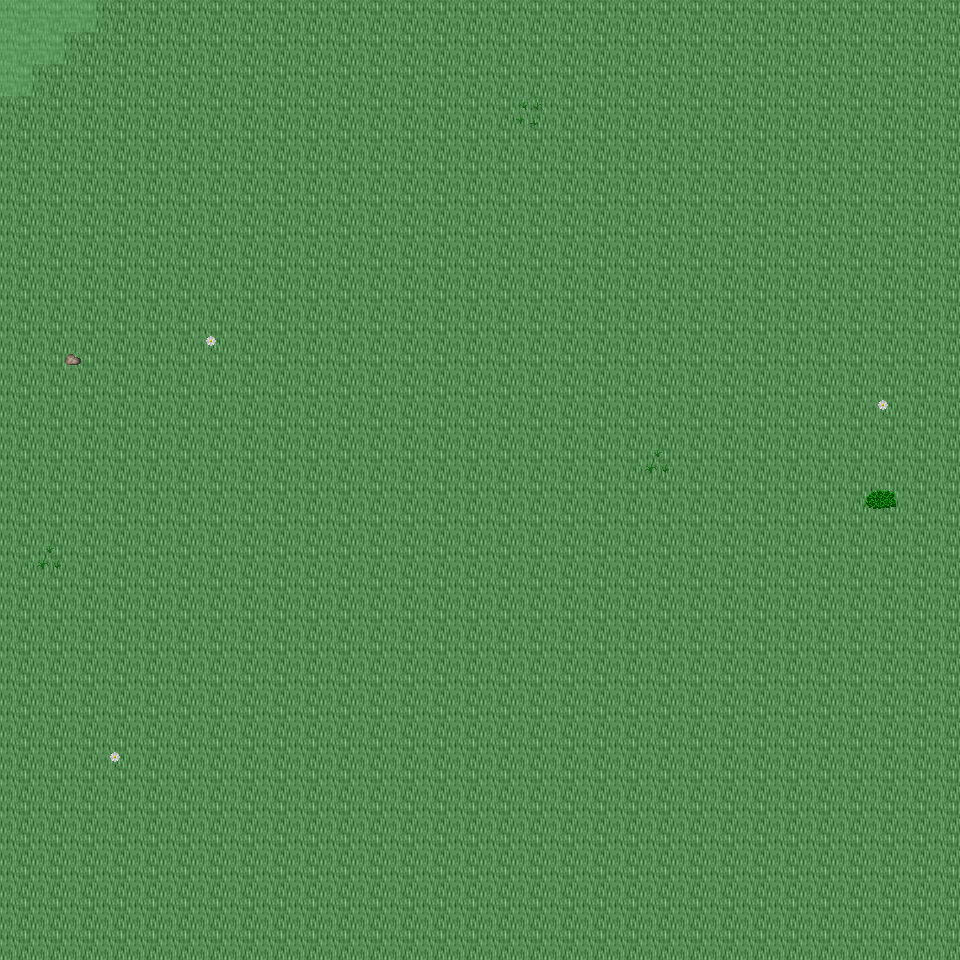

Rendered tile map (Tiled .tmx) drawn with the repository's tilesets; below, a short description and the map source with its tile grids summarised:
An orthogonal 30x30 tile map with 32x32 px tiles, 6 tile layers (Ground, Object, Object2, Above, ...), 23 tilesets and 3 objects (3x mapExit).

<map version="1.0" orientation="orthogonal" renderorder="right-down" width="30" height="30" tilewidth="32" tileheight="32" nextobjectid="4">
  <tileset firstgid="1" name="tileset_ground_ground" tilewidth="32" tileheight="32" tilecount="33" columns="3">
    <image source="../drawable/tileset_ground_ground.png" width="96" height="352" />
  </tileset>
  <tileset firstgid="34" name="tileset_ground_ridge_earth_dark" tilewidth="32" tileheight="32" tilecount="96" columns="12">
    <image source="../drawable/tileset_ground_ridge_earth_dark.png" width="384" height="256" />
  </tileset>
  <tileset firstgid="130" name="tileset_plant_flower_daisy_white" tilewidth="32" tileheight="32" tilecount="8" columns="2">
    <image source="../drawable/tileset_plant_flower_daisy_white.png" width="64" height="128" />
  </tileset>
  <tileset firstgid="138" name="tileset_plant_grasses" tilewidth="32" tileheight="32" tilecount="6" columns="3">
    <image source="../drawable/tileset_plant_grasses.png" width="96" height="64" />
  </tileset>
  <tileset firstgid="144" name="tileset_plant_tree_tree_fluffy" tilewidth="32" tileheight="32" tilecount="12" columns="4">
    <image source="../drawable/tileset_plant_tree_tree_fluffy.png" width="128" height="96" />
  </tileset>
  <tileset firstgid="156" name="tileset_plant_bush_bushes" tilewidth="32" tileheight="32" tilecount="10" columns="5">
    <image source="../drawable/tileset_plant_bush_bushes.png" width="160" height="64" />
  </tileset>
  <tileset firstgid="166" name="tileset_logic_portal" tilewidth="32" tileheight="32" tilecount="24" columns="8">
    <image source="../drawable/tileset_logic_portal.png" width="256" height="96" />
  </tileset>
  <tileset firstgid="190" name="tileset_logic_collision" tilewidth="32" tileheight="32" tilecount="1" columns="1">
    <image source="../drawable/tileset_logic_collision.png" width="32" height="32" />
  </tileset>
  <tileset firstgid="191" name="tileset_logic_creature_animal" tilewidth="32" tileheight="32" tilecount="32" columns="8">
    <image source="../drawable/tileset_logic_creature_animal.png" width="256" height="128" />
  </tileset>
  <tileset firstgid="223" name="tileset_ground_dry_grass" tilewidth="32" tileheight="32" tilecount="54" columns="9">
    <image source="../drawable/tileset_ground_dry_grass.png" width="288" height="192" />
  </tileset>
  <tileset firstgid="277" name="tileset_ground_earth_edges" tilewidth="32" tileheight="32" tilecount="18" columns="6">
    <image source="../drawable/tileset_ground_earth_edges.png" width="192" height="96" />
  </tileset>
  <tileset firstgid="295" name="tileset_ground_grass_corners" tilewidth="32" tileheight="32" tilecount="24" columns="6">
    <image source="../drawable/tileset_ground_grass_corners.png" width="192" height="128" />
  </tileset>
  <tileset firstgid="319" name="tileset_plant_tree_evergreen" tilewidth="32" tileheight="32" tilecount="36" columns="3">
    <image source="../drawable/tileset_plant_tree_evergreen.png" width="96" height="384" />
  </tileset>
  <tileset firstgid="355" name="tileset_plant_tree_tree_darkgreen" tilewidth="32" tileheight="32" tilecount="88" columns="8">
    <image source="../drawable/tileset_plant_tree_tree_darkgreen.png" width="256" height="352" />
  </tileset>
  <tileset firstgid="443" name="tileset_building_decoration_rocks" tilewidth="32" tileheight="32" tilecount="6" columns="3">
    <image source="../drawable/tileset_building_decoration_rocks.png" width="96" height="64" />
  </tileset>
  <tileset firstgid="449" name="tileset_plant_stump_stump_pale_brown" tilewidth="32" tileheight="32" tilecount="4" columns="2">
    <image source="../drawable/tileset_plant_stump_stump_pale_brown.png" width="64" height="64" />
  </tileset>
  <tileset firstgid="453" name="tileset_plant_stump_int_small_stump_2" tilewidth="32" tileheight="32" tilecount="1" columns="1">
    <image source="../drawable/tileset_plant_stump_int_small_stump_2.png" width="32" height="32" />
  </tileset>
  <tileset firstgid="454" name="tileset_ground_rock_pebbles" tilewidth="32" tileheight="32" tilecount="3" columns="1">
    <image source="../drawable/tileset_ground_rock_pebbles.png" width="32" height="96" />
  </tileset>
  <tileset firstgid="457" name="tileset_plant_bush_bush_mult_colored" tilewidth="32" tileheight="32" tilecount="6" columns="3">
    <image source="../drawable/tileset_plant_bush_bush_mult_colored.png" width="96" height="64" />
  </tileset>
  <tileset firstgid="463" name="tileset_plant_tree_umbrella_thorn" tilewidth="32" tileheight="32" tilecount="18" columns="6">
    <image source="../drawable/tileset_plant_tree_umbrella_thorn.png" width="192" height="96" />
  </tileset>
  <tileset firstgid="481" name="tileset_logic_item_fruits" tilewidth="32" tileheight="32" tilecount="16" columns="8">
    <image source="../drawable/tileset_logic_item_fruits.png" width="256" height="64" />
  </tileset>
  <tileset firstgid="497" name="tileset_building_house_3" tilewidth="32" tileheight="32" tilecount="48" columns="6">
    <image source="../drawable/tileset_building_house_3.png" width="192" height="256" />
  </tileset>
  <tileset firstgid="545" name="tileset_logic_creature_mutant" tilewidth="32" tileheight="32" tilecount="7" columns="7">
    <image source="../drawable/tileset_logic_creature_mutant.png" width="224" height="32" />
  </tileset>
  <layer name="Ground" width="30" height="30">
    <data>[900 cells, 900 non-empty, 2 distinct tile ids]</data>
  </layer>
  <layer name="Object" width="30" height="30">
    <data>[900 cells, 14 non-empty, 8 distinct tile ids]</data>
  </layer>
  <layer name="Object2" width="30" height="30">
    <data>[900 cells, 0 non-empty, 0 distinct tile ids]</data>
  </layer>
  <layer name="Above" width="30" height="30">
    <data>[900 cells, 0 non-empty, 0 distinct tile ids]</data>
  </layer>
  <layer name="Above2" width="30" height="30">
    <data>[900 cells, 0 non-empty, 0 distinct tile ids]</data>
  </layer>
  <layer name="Walkable" width="30" height="30">
    <data>[900 cells, 6 non-empty, 1 distinct tile ids]</data>
  </layer>
  <objectgroup name="MapEvents">
    <object id="1" name="north" type="mapExit" x="96" y="0" width="864" height="32">
      <properties>
        <property name="map" value="level_0_x157_y26" />
        <property name="x" value="3" />
        <property name="y" value="28" />
      </properties>
    </object>
    <object id="2" name="south" type="mapExit" x="0" y="928" width="960" height="32">
      <properties>
        <property name="map" value="level_0_x157_y28" />
        <property name="x" value="0" />
        <property name="y" value="1" />
      </properties>
    </object>
    <object id="3" name="west" type="mapExit" x="0" y="96" width="32" height="864">
      <properties>
        <property name="map" value="level_0_x156_y27" />
        <property name="x" value="28" />
        <property name="y" value="3" />
      </properties>
    </object>
  </objectgroup>
</map>
